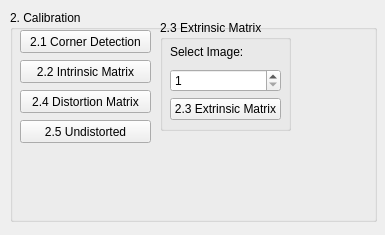
<?xml version="1.0" encoding="UTF-8"?>
<ui version="4.0">
 <class>MainWindow</class>
 <widget class="QMainWindow" name="MainWindow">
  <property name="geometry">
   <rect>
    <x>0</x>
    <y>0</y>
    <width>385</width>
    <height>235</height>
   </rect>
  </property>
  <property name="windowTitle">
   <string>IPCVDL HW2 Q2</string>
  </property>
  <widget class="QWidget" name="centralwidget">
   <widget class="QGroupBox" name="groupBox_10">
    <property name="geometry">
     <rect>
      <x>10</x>
      <y>10</y>
      <width>367</width>
      <height>212</height>
     </rect>
    </property>
    <property name="title">
     <string>2. Calibration</string>
    </property>
    <widget class="QLabel" name="result">
     <property name="geometry">
      <rect>
       <x>10</x>
       <y>140</y>
       <width>351</width>
       <height>71</height>
      </rect>
     </property>
     <property name="text">
      <string/>
     </property>
    </widget>
    <widget class="QPushButton" name="Q2_1">
     <property name="geometry">
      <rect>
       <x>10</x>
       <y>20</y>
       <width>131</width>
       <height>23</height>
      </rect>
     </property>
     <property name="text">
      <string>2.1 Corner Detection</string>
     </property>
    </widget>
    <widget class="QPushButton" name="Q2_2">
     <property name="geometry">
      <rect>
       <x>10</x>
       <y>50</y>
       <width>131</width>
       <height>23</height>
      </rect>
     </property>
     <property name="text">
      <string>2.2 Intrinsic Matrix</string>
     </property>
    </widget>
    <widget class="QGroupBox" name="groupBox_5">
     <property name="geometry">
      <rect>
       <x>150</x>
       <y>10</y>
       <width>131</width>
       <height>111</height>
      </rect>
     </property>
     <property name="title">
      <string>2.3 Extrinsic Matrix</string>
     </property>
     <widget class="QWidget" name="verticalLayoutWidget">
      <property name="geometry">
       <rect>
        <x>10</x>
        <y>20</y>
        <width>111</width>
        <height>80</height>
       </rect>
      </property>
      <layout class="QVBoxLayout" name="verticalLayout">
       <item>
        <widget class="QLabel" name="label">
         <property name="text">
          <string>Select Image:</string>
         </property>
        </widget>
       </item>
       <item>
        <widget class="QSpinBox" name="img_idx">
         <property name="minimum">
          <number>1</number>
         </property>
         <property name="maximum">
          <number>15</number>
         </property>
        </widget>
       </item>
       <item>
        <widget class="QPushButton" name="Q2_3">
         <property name="text">
          <string>2.3 Extrinsic Matrix</string>
         </property>
        </widget>
       </item>
      </layout>
     </widget>
    </widget>
    <widget class="QPushButton" name="Q2_4">
     <property name="geometry">
      <rect>
       <x>10</x>
       <y>80</y>
       <width>131</width>
       <height>23</height>
      </rect>
     </property>
     <property name="text">
      <string>2.4 Distortion Matrix</string>
     </property>
    </widget>
    <widget class="QPushButton" name="Q2_5">
     <property name="geometry">
      <rect>
       <x>10</x>
       <y>110</y>
       <width>131</width>
       <height>23</height>
      </rect>
     </property>
     <property name="text">
      <string>2.5 Undistorted</string>
     </property>
    </widget>
    <zorder>Q2_1</zorder>
    <zorder>Q2_2</zorder>
    <zorder>groupBox_5</zorder>
    <zorder>Q2_4</zorder>
    <zorder>Q2_5</zorder>
    <zorder>result</zorder>
   </widget>
  </widget>
 </widget>
 <resources/>
 <connections/>
</ui>
